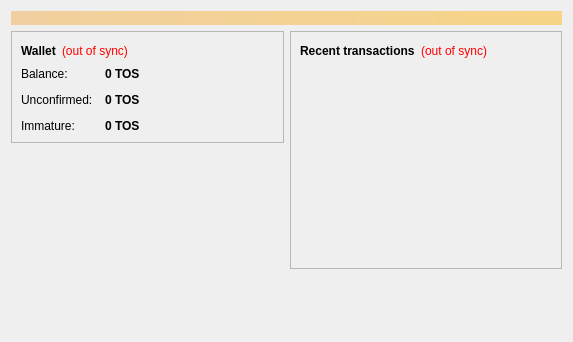
<?xml version="1.0" encoding="UTF-8"?>
<ui version="4.0">
 <class>OverviewPage</class>
 <widget class="QWidget" name="OverviewPage">
  <property name="geometry">
   <rect>
    <x>0</x>
    <y>0</y>
    <width>573</width>
    <height>342</height>
   </rect>
  </property>
  <property name="windowTitle">
   <string>Form</string>
  </property>
  <layout class="QVBoxLayout" name="topLayout">
   <item>
    <widget class="QLabel" name="labelAlerts">
     <property name="visible">
      <bool>false</bool>
     </property>
     <property name="styleSheet">
      <string notr="true">background-color: qlineargradient(x1: 0, y1: 0, x2: 1, y2: 0, stop:0 #F0D0A0, stop:1 #F8D488); color:#000000;</string>
     </property>
     <property name="wordWrap">
      <bool>true</bool>
     </property>
     <property name="margin">
      <number>3</number>
     </property>
    </widget>
   </item>
   <item>
    <layout class="QHBoxLayout" name="horizontalLayout" stretch="1,1">
     <item>
      <layout class="QVBoxLayout" name="verticalLayout_2">
       <item>
        <widget class="QFrame" name="frame">
         <property name="frameShape">
          <enum>QFrame::StyledPanel</enum>
         </property>
         <property name="frameShadow">
          <enum>QFrame::Raised</enum>
         </property>
         <layout class="QVBoxLayout" name="verticalLayout_4">
          <item>
           <layout class="QHBoxLayout" name="horizontalLayout_4">
            <item>
             <widget class="QLabel" name="label_5">
              <property name="font">
               <font>
                <weight>75</weight>
                <bold>true</bold>
               </font>
              </property>
              <property name="text">
               <string>Wallet</string>
              </property>
             </widget>
            </item>
            <item>
             <widget class="QLabel" name="labelWalletStatus">
              <property name="toolTip">
               <string>The displayed information may be out of date. Your wallet automatically synchronizes with the TosCoin network after a connection is established, but this process has not completed yet.</string>
              </property>
              <property name="styleSheet">
               <string notr="true">QLabel { color: red; }</string>
              </property>
              <property name="text">
               <string notr="true">(out of sync)</string>
              </property>
              <property name="alignment">
               <set>Qt::AlignLeading|Qt::AlignLeft|Qt::AlignVCenter</set>
              </property>
             </widget>
            </item>
            <item>
             <spacer name="horizontalSpacer_2">
              <property name="orientation">
               <enum>Qt::Horizontal</enum>
              </property>
              <property name="sizeHint" stdset="0">
               <size>
                <width>40</width>
                <height>20</height>
               </size>
              </property>
             </spacer>
            </item>
           </layout>
          </item>
          <item>
           <layout class="QFormLayout" name="formLayout_2">
            <property name="fieldGrowthPolicy">
             <enum>QFormLayout::AllNonFixedFieldsGrow</enum>
            </property>
            <property name="horizontalSpacing">
             <number>12</number>
            </property>
            <property name="verticalSpacing">
             <number>12</number>
            </property>
            <item row="0" column="0">
             <widget class="QLabel" name="label">
              <property name="text">
               <string>Balance:</string>
              </property>
             </widget>
            </item>
            <item row="0" column="1">
             <widget class="QLabel" name="labelBalance">
              <property name="font">
               <font>
                <weight>75</weight>
                <bold>true</bold>
               </font>
              </property>
              <property name="cursor">
               <cursorShape>IBeamCursor</cursorShape>
              </property>
              <property name="toolTip">
               <string>Your current balance</string>
              </property>
              <property name="text">
               <string notr="true">0 TOS</string>
              </property>
              <property name="textInteractionFlags">
               <set>Qt::LinksAccessibleByMouse|Qt::TextSelectableByKeyboard|Qt::TextSelectableByMouse</set>
              </property>
             </widget>
            </item>
            <item row="1" column="0">
             <widget class="QLabel" name="label_3">
              <property name="text">
               <string>Unconfirmed:</string>
              </property>
             </widget>
            </item>
            <item row="1" column="1">
             <widget class="QLabel" name="labelUnconfirmed">
              <property name="font">
               <font>
                <weight>75</weight>
                <bold>true</bold>
               </font>
              </property>
              <property name="cursor">
               <cursorShape>IBeamCursor</cursorShape>
              </property>
              <property name="toolTip">
               <string>Total of transactions that have yet to be confirmed, and do not yet count toward the current balance</string>
              </property>
              <property name="text">
               <string notr="true">0 TOS</string>
              </property>
              <property name="textInteractionFlags">
               <set>Qt::LinksAccessibleByMouse|Qt::TextSelectableByKeyboard|Qt::TextSelectableByMouse</set>
              </property>
             </widget>
            </item>
            <item row="2" column="0">
             <widget class="QLabel" name="labelImmatureText">
              <property name="text">
               <string>Immature:</string>
              </property>
             </widget>
            </item>
            <item row="2" column="1">
             <widget class="QLabel" name="labelImmature">
              <property name="font">
               <font>
                <weight>75</weight>
                <bold>true</bold>
               </font>
              </property>
              <property name="toolTip">
               <string>Mined balance that has not yet matured</string>
              </property>
              <property name="text">
               <string notr="true">0 TOS</string>
              </property>
              <property name="textInteractionFlags">
               <set>Qt::LinksAccessibleByMouse|Qt::TextSelectableByKeyboard|Qt::TextSelectableByMouse</set>
              </property>
             </widget>
            </item>
           </layout>
          </item>
         </layout>
        </widget>
       </item>
       <item>
        <spacer name="verticalSpacer">
         <property name="orientation">
          <enum>Qt::Vertical</enum>
         </property>
         <property name="sizeHint" stdset="0">
          <size>
           <width>20</width>
           <height>40</height>
          </size>
         </property>
        </spacer>
       </item>
        <item>
         <widget class="QLabel" name="label_wallet_bgcoin">
          <property name="text">
           <string/>
          </property>
          <property name="pixmap">
           <pixmap resource="../bitcoin.qrc">:/images/wallet_bgcoin</pixmap>
          </property>
          <property name="scaledContents">
           <bool>false</bool>
          </property>
          <property name="alignment">
           <set>Qt::AlignCenter</set>
          </property>
          <property name="margin">
           <number>-2</number>
          </property>
         </widget>
        </item>
        <item>
         <widget class="QLabel" name="label_6">
          <property name="text">
           <string/>
          </property>
         </widget>
        </item>
      </layout>
     </item>
     <item>
      <layout class="QVBoxLayout" name="verticalLayout_3">
       <item>
        <widget class="QFrame" name="frame_2">
         <property name="frameShape">
          <enum>QFrame::StyledPanel</enum>
         </property>
         <property name="frameShadow">
          <enum>QFrame::Raised</enum>
         </property>
         <layout class="QVBoxLayout" name="verticalLayout">
          <item>
           <layout class="QHBoxLayout" name="horizontalLayout_2">
            <item>
             <widget class="QLabel" name="label_4">
              <property name="text">
               <string>&lt;b&gt;Recent transactions&lt;/b&gt;</string>
              </property>
             </widget>
            </item>
            <item>
             <widget class="QLabel" name="labelTransactionsStatus">
              <property name="toolTip">
               <string>The displayed information may be out of date. Your wallet automatically synchronizes with the TosCoin network after a connection is established, but this process has not completed yet.</string>
              </property>
              <property name="styleSheet">
               <string notr="true">QLabel { color: red; }</string>
              </property>
              <property name="text">
               <string notr="true">(out of sync)</string>
              </property>
              <property name="alignment">
               <set>Qt::AlignRight|Qt::AlignTrailing|Qt::AlignVCenter</set>
              </property>
             </widget>
            </item>
            <item>
             <spacer name="horizontalSpacer">
              <property name="orientation">
               <enum>Qt::Horizontal</enum>
              </property>
              <property name="sizeHint" stdset="0">
               <size>
                <width>40</width>
                <height>20</height>
               </size>
              </property>
             </spacer>
            </item>
           </layout>
          </item>
          <item>
           <widget class="QListView" name="listTransactions">
            <property name="styleSheet">
             <string notr="true">QListView { background: transparent; }</string>
            </property>
            <property name="frameShape">
             <enum>QFrame::NoFrame</enum>
            </property>
            <property name="verticalScrollBarPolicy">
             <enum>Qt::ScrollBarAlwaysOff</enum>
            </property>
            <property name="horizontalScrollBarPolicy">
             <enum>Qt::ScrollBarAlwaysOff</enum>
            </property>
            <property name="selectionMode">
             <enum>QAbstractItemView::NoSelection</enum>
            </property>
           </widget>
          </item>
         </layout>
        </widget>
       </item>
       <item>
        <spacer name="verticalSpacer_2">
         <property name="orientation">
          <enum>Qt::Vertical</enum>
         </property>
         <property name="sizeHint" stdset="0">
          <size>
           <width>20</width>
           <height>40</height>
          </size>
         </property>
        </spacer>
       </item>
      </layout>
     </item>
    </layout>
   </item>
  </layout>
 </widget>
 <resources/>
 <connections/>
</ui>
